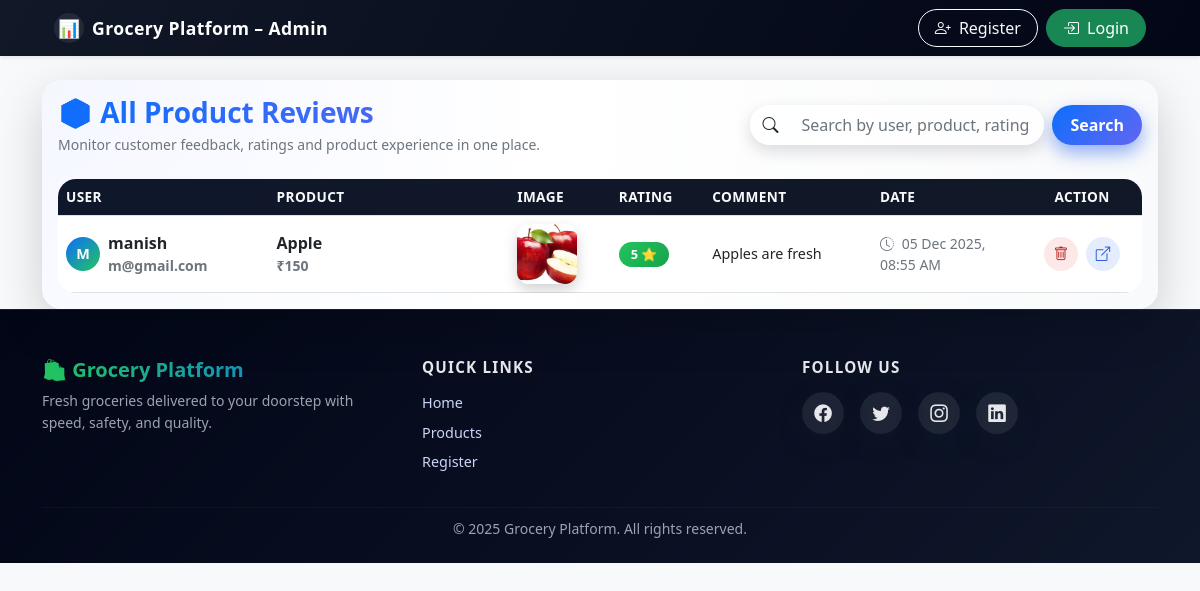
The app's page /product-reviews/ with its own data.
### account/models.py (models this page shows, shortened)
class ProductReview(models.Model):
    product = models.ForeignKey(Product, on_delete=models.CASCADE, related_name="reviews")
    user = models.ForeignKey(User, on_delete=models.CASCADE)
    rating = models.IntegerField(default=1)
    comment = models.TextField()
    created_at = models.DateTimeField(auto_now_add=True)

### product/models.py (models this page shows, shortened)
class Product(models.Model):
    user = models.ForeignKey(User, on_delete=models.CASCADE, null=True, blank=True)
    name=models.CharField(max_length=30)
    price=models.IntegerField()
    description=models.TextField(max_length=300)
    pimg = models.ImageField(upload_to='products/main/', blank=True, null=True)
    unit=models.CharField(max_length=10,default='1')
    class Meta:
        ordering=['name']
        db_table='product'

### dashboard/views.py (the view, shortened to what this page needs)
# urls.py: path("product-reviews/", v.product_reviews, name="p_reviews"),
def product_reviews(request):
    q = request.GET.get('q', '').strip()
    reviews_qs = ProductReview.objects.select_related('product', 'user').all().order_by('-created_at')
    paginator = Paginator(reviews_qs, 12)
    page = request.GET.get('page', 1)
    try:
        reviews_page = paginator.page(page)
    except PageNotAnInteger:
        reviews_page = paginator.page(1)
    except EmptyPage:
        reviews_page = paginator.page(paginator.num_pages)
    context = {
        'reviews': reviews_page,
        'q': q,  # pass current query to template so we can keep it in the search box & links
    }
    return render(request, 'product_reviews.html', context)

### cart/context_processors.py (called while the page is built)
def cart_count(request):
    count = request.session.get('cart_count', 0)
    return {'cart_count': count}

### dashboard/templates/product_reviews.html (shortened to what this page needs)
{% extends 'admin_home.html' %}
{% block body %}
<div class="container mt-4">
    <div class="card border-0 reviews-card shadow-lg">
        <div class="card-body">
            <div class="d-flex flex-column flex-md-row justify-content-between align-items-md-center mb-4 gap-3">
                <div>
                    <h3 class="fw-bold mb-1 reviews-title">📦 All Product Reviews</h3>
                    <p class="text-muted small mb-0">Monitor customer feedback, ratings and product experience in one place.</p>
                </div>
                <form method="get" class="d-flex reviews-search" action="">
                    <div class="input-group">
                        <span class="input-group-text border-0">
                            <i class="bi bi-search"></i>
                        </span>
                        <input type="text" name="q"
                            class="form-control border-0"
                            placeholder="Search by user, product, rating or comment..."
                            value="{{ request.GET.q|default:'' }}">
                    </div>
                    <button class="btn btn-gradient ms-2" type="submit">
                        Search
                    </button>
                </form>
            </div>
            <div class="table-responsive reviews-table-wrapper">
                <table class="table table-hover align-middle mb-0 reviews-table">
                    <thead>
                        <tr>
                            <th>User</th>
                            <th>Product</th>
                            <th>Image</th>
                            <th>Rating</th>
                            <th>Comment</th>
                            <th>Date</th>
                            <th class="text-center">Action</th>
                        </tr>
                    </thead>
                    <tbody>
                    {% for r in reviews %}
                        <tr>
                            <td class="fw-semibold" style="min-width:140px;">
                                <div class="d-flex align-items-center">
                                    <div class="avatar-circle me-2">
                                        {{ r.user.username|first|upper }}
                                    </div>
                                    <div>
                                        <div>{{ r.user.username }}</div>
                                        <div class="text-muted small">{{ r.user.email }}</div>
                                    </div>
                                </div>
                            </td>
                            <td class="fw-semibold" style="min-width:180px;">
                                {{ r.product.name }}
                                <div class="text-muted small">₹{{ r.product.price }}</div>
                            </td>
                            <td>
                                <img src="{{ r.product.pimg.url }}" width="60" height="60"
                                     class="review-product-img">
                            </td>
                            <td>
                                <span class="badge rating-badge
                                    {% if r.rating >= 4 %} rating-high
                                    {% elif r.rating == 3 %} rating-mid
                                    {% else %} rating-low
                                    {% endif %}">
                                    {{ r.rating }} ⭐
                                </span>
                            </td>
                            <td class="comment-cell">
                                <span title="{{ r.comment }}">{{ r.comment|truncatechars:100 }}</span>
                            </td>
                            <td class="text-muted small" style="width:150px;">
                                <i class="bi bi-clock-history me-1"></i>
                                {{ r.created_at|date:"d M Y, h:i A" }}
                            </td>
                            <td class="text-center" style="width:120px;">
                                <div class="d-flex justify-content-center gap-2">
                                    <form method="post"
                                          action="{% url 'dashboard:delete_review' r.id %}{% if request.GET.q %}?q={{ request.GET.q|urlencode }}{% endif %}"
                                          onsubmit="return confirm('Delete this review?');">
                                        <button class="btn btn-icon btn-icon-danger" type="submit" title="Delete">
                                            <i class="bi bi-trash"></i>
                                        </button>
                                    </form>
                                    <a href="{% url 'dashboard:detail' r.product.id %}"
                                       class="btn btn-icon btn-icon-primary"
                                       title="Open product">
                                        <i class="bi bi-box-arrow-up-right"></i>
                                    </a>
                                </div>
                            </td>
                        </tr>
                    {% empty %}
                        <tr>
                            <td colspan="7" class="text-center text-muted py-4">
                                No reviews found.
                            </td>
                        </tr>
                    {% endfor %}
                    </tbody>
                </table>
            </div>
        </div>
    </div>
</div>
<link rel="stylesheet" href="https://cdn.jsdelivr.net/npm/bootstrap-icons@1.10.5/font/bootstrap-icons.css">
{% endblock %}

### dashboard/templates/product_reviews.html (style rules this page uses)
.reviews-card { border-radius: 20px; background: radial-gradient(circle at top left, #f5f7ff 0%, #ffffff 45%, #f9fafb 100%); box-shadow: 0 18px 40px rgba(15, 23, 42, 0.18); }
.reviews-title { background: linear-gradient(90deg, #0d6efd, #6366f1); -webkit-background-clip: text; -webkit-text-fill-color: transparent; }
.reviews-search .input-group { background: rgba(255, 255, 255, 0.85); border-radius: 999px; overflow: hidden; box-shadow: 0 6px 16px rgba(15, 23, 42, 0.15); }
.reviews-search .input-group-text { background: transparent; }
.reviews-search input { background: transparent; box-shadow: none !important; }
.btn-gradient { border-radius: 999px; border: none; padding: 8px 18px; font-weight: 600; background: linear-gradient(135deg, #0d6efd, #6366f1); color: #ffffff; box-shadow: 0 8px 18px rgba(37, 99, 235, 0.5); transition: 0.25s ease; }
.reviews-table-wrapper { margin-top: 10px; border-radius: 18px; overflow: hidden; background: rgba(255, 255, 255, 0.9); backdrop-filter: blur(12px); }
.reviews-table thead { background: linear-gradient(135deg, #0f172a, #111827); color: #f9fafb; }
.reviews-table th { font-size: 0.85rem; letter-spacing: 0.03em; text-transform: uppercase; }
.reviews-table tbody tr { transition: 0.25s ease; }
.avatar-circle { width: 34px; height: 34px; border-radius: 999px; background: linear-gradient(135deg, #0d6efd, #22c55e); color: #fff; font-size: 0.9rem; font-weight: 700; display: flex; align-items: center; justify-content: center; }
.review-product-img { object-fit: cover; border-radius: 12px; box-shadow: 0 6px 14px rgba(0,0,0,0.18); }
.rating-badge { border-radius: 999px; padding: 6px 12px; font-weight: 600; font-size: 0.8rem; }
.rating-high { background: linear-gradient(135deg, #22c55e, #16a34a); }
.comment-cell { max-width: 320px; white-space: normal; word-break: break-word; font-size: 0.9rem; }
.btn-icon { width: 34px; height: 34px; border-radius: 999px; display: inline-flex; align-items: center; justify-content: center; padding: 0; border: none; font-size: 0.9rem; transition: 0.2s ease; }
.btn-icon-primary { background: rgba(37, 99, 235, 0.12); color: #1d4ed8; }
.btn-icon-danger { background: rgba(239, 68, 68, 0.12); color: #b91c1c; }

### records on screen
ProductReview: user.username|first "M", user.username "manish", user.email "m@gmail.com", product.name "Apple", product.price "150", product.pimg (picture), rating "5", comment "Apples are fresh", created_at "05 Dec 2025, 08:55 AM"
